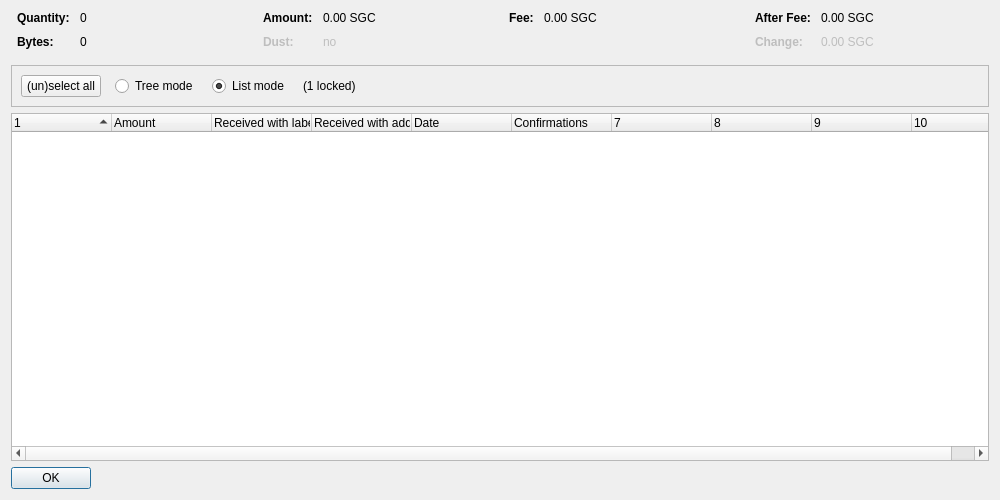
<?xml version="1.0" encoding="UTF-8"?>
<ui version="4.0">
 <class>CoinControlDialog</class>
 <widget class="QDialog" name="CoinControlDialog">
  <property name="geometry">
   <rect>
    <x>0</x>
    <y>0</y>
    <width>1000</width>
    <height>500</height>
   </rect>
  </property>
  <property name="windowTitle">
   <string>Coin Selection</string>
  </property>
  <layout class="QVBoxLayout" name="verticalLayout">
   <item>
    <layout class="QHBoxLayout" name="horizontalLayoutTop" stretch="0,0,0,0">
     <property name="topMargin">
      <number>0</number>
     </property>
     <property name="bottomMargin">
      <number>10</number>
     </property>
     <item>
      <layout class="QFormLayout" name="formLayoutCoinControl1">
       <property name="horizontalSpacing">
        <number>10</number>
       </property>
       <property name="verticalSpacing">
        <number>10</number>
       </property>
       <property name="leftMargin">
        <number>6</number>
       </property>
       <property name="rightMargin">
        <number>6</number>
       </property>
       <item row="0" column="0">
        <widget class="QLabel" name="labelCoinControlQuantityText">
         <property name="font">
          <font>
           <weight>75</weight>
           <bold>true</bold>
          </font>
         </property>
         <property name="text">
          <string>Quantity:</string>
         </property>
        </widget>
       </item>
       <item row="0" column="1">
        <widget class="QLabel" name="labelCoinControlQuantity">
         <property name="cursor">
          <cursorShape>IBeamCursor</cursorShape>
         </property>
         <property name="contextMenuPolicy">
          <enum>Qt::ActionsContextMenu</enum>
         </property>
         <property name="text">
          <string notr="true">0</string>
         </property>
         <property name="textInteractionFlags">
          <set>Qt::LinksAccessibleByMouse|Qt::TextSelectableByKeyboard|Qt::TextSelectableByMouse</set>
         </property>
        </widget>
       </item>
       <item row="1" column="0">
        <widget class="QLabel" name="labelCoinControlBytesText">
         <property name="font">
          <font>
           <weight>75</weight>
           <bold>true</bold>
          </font>
         </property>
         <property name="text">
          <string>Bytes:</string>
         </property>
        </widget>
       </item>
       <item row="1" column="1">
        <widget class="QLabel" name="labelCoinControlBytes">
         <property name="cursor">
          <cursorShape>IBeamCursor</cursorShape>
         </property>
         <property name="contextMenuPolicy">
          <enum>Qt::ActionsContextMenu</enum>
         </property>
         <property name="text">
          <string notr="true">0</string>
         </property>
         <property name="textInteractionFlags">
          <set>Qt::LinksAccessibleByMouse|Qt::TextSelectableByKeyboard|Qt::TextSelectableByMouse</set>
         </property>
        </widget>
       </item>
      </layout>
     </item>
     <item>
      <layout class="QFormLayout" name="formLayoutCoinControl2">
       <property name="horizontalSpacing">
        <number>10</number>
       </property>
       <property name="verticalSpacing">
        <number>10</number>
       </property>
       <property name="leftMargin">
        <number>6</number>
       </property>
       <property name="rightMargin">
        <number>6</number>
       </property>
       <item row="0" column="0">
        <widget class="QLabel" name="labelCoinControlAmountText">
         <property name="font">
          <font>
           <weight>75</weight>
           <bold>true</bold>
          </font>
         </property>
         <property name="text">
          <string>Amount:</string>
         </property>
        </widget>
       </item>
       <item row="0" column="1">
        <widget class="QLabel" name="labelCoinControlAmount">
         <property name="cursor">
          <cursorShape>IBeamCursor</cursorShape>
         </property>
         <property name="contextMenuPolicy">
          <enum>Qt::ActionsContextMenu</enum>
         </property>
         <property name="text">
          <string notr="true">0.00 SGC</string>
         </property>
         <property name="textInteractionFlags">
          <set>Qt::LinksAccessibleByMouse|Qt::TextSelectableByKeyboard|Qt::TextSelectableByMouse</set>
         </property>
        </widget>
       </item>
       <item row="1" column="0">
        <widget class="QLabel" name="labelCoinControlLowOutputText">
         <property name="enabled">
          <bool>false</bool>
         </property>
         <property name="font">
          <font>
           <weight>75</weight>
           <bold>true</bold>
          </font>
         </property>
         <property name="text">
          <string>Dust:</string>
         </property>
        </widget>
       </item>
       <item row="1" column="1">
        <widget class="QLabel" name="labelCoinControlLowOutput">
         <property name="enabled">
          <bool>false</bool>
         </property>
         <property name="cursor">
          <cursorShape>IBeamCursor</cursorShape>
         </property>
         <property name="contextMenuPolicy">
          <enum>Qt::ActionsContextMenu</enum>
         </property>
         <property name="text">
          <string notr="true">no</string>
         </property>
         <property name="textInteractionFlags">
          <set>Qt::LinksAccessibleByMouse|Qt::TextSelectableByKeyboard|Qt::TextSelectableByMouse</set>
         </property>
        </widget>
       </item>
      </layout>
     </item>
     <item>
      <layout class="QFormLayout" name="formLayoutCoinControl3">
       <property name="horizontalSpacing">
        <number>10</number>
       </property>
       <property name="verticalSpacing">
        <number>10</number>
       </property>
       <property name="leftMargin">
        <number>6</number>
       </property>
       <property name="rightMargin">
        <number>6</number>
       </property>
       <item row="0" column="0">
        <widget class="QLabel" name="labelCoinControlFeeText">
         <property name="font">
          <font>
           <weight>75</weight>
           <bold>true</bold>
          </font>
         </property>
         <property name="text">
          <string>Fee:</string>
         </property>
        </widget>
       </item>
       <item row="0" column="1">
        <widget class="QLabel" name="labelCoinControlFee">
         <property name="cursor">
          <cursorShape>IBeamCursor</cursorShape>
         </property>
         <property name="contextMenuPolicy">
          <enum>Qt::ActionsContextMenu</enum>
         </property>
         <property name="text">
          <string notr="true">0.00 SGC</string>
         </property>
         <property name="textInteractionFlags">
          <set>Qt::LinksAccessibleByMouse|Qt::TextSelectableByKeyboard|Qt::TextSelectableByMouse</set>
         </property>
        </widget>
       </item>
      </layout>
     </item>
     <item>
      <layout class="QFormLayout" name="formLayoutCoinControl4">
       <property name="horizontalSpacing">
        <number>10</number>
       </property>
       <property name="verticalSpacing">
        <number>10</number>
       </property>
       <property name="leftMargin">
        <number>6</number>
       </property>
       <property name="rightMargin">
        <number>6</number>
       </property>
       <item row="0" column="0">
        <widget class="QLabel" name="labelCoinControlAfterFeeText">
         <property name="font">
          <font>
           <weight>75</weight>
           <bold>true</bold>
          </font>
         </property>
         <property name="text">
          <string>After Fee:</string>
         </property>
        </widget>
       </item>
       <item row="0" column="1">
        <widget class="QLabel" name="labelCoinControlAfterFee">
         <property name="cursor">
          <cursorShape>IBeamCursor</cursorShape>
         </property>
         <property name="contextMenuPolicy">
          <enum>Qt::ActionsContextMenu</enum>
         </property>
         <property name="text">
          <string notr="true">0.00 SGC</string>
         </property>
         <property name="textInteractionFlags">
          <set>Qt::LinksAccessibleByMouse|Qt::TextSelectableByKeyboard|Qt::TextSelectableByMouse</set>
         </property>
        </widget>
       </item>
       <item row="1" column="0">
        <widget class="QLabel" name="labelCoinControlChangeText">
         <property name="enabled">
          <bool>false</bool>
         </property>
         <property name="font">
          <font>
           <weight>75</weight>
           <bold>true</bold>
          </font>
         </property>
         <property name="text">
          <string>Change:</string>
         </property>
        </widget>
       </item>
       <item row="1" column="1">
        <widget class="QLabel" name="labelCoinControlChange">
         <property name="enabled">
          <bool>false</bool>
         </property>
         <property name="cursor">
          <cursorShape>IBeamCursor</cursorShape>
         </property>
         <property name="contextMenuPolicy">
          <enum>Qt::ActionsContextMenu</enum>
         </property>
         <property name="text">
          <string notr="true">0.00 SGC</string>
         </property>
         <property name="textInteractionFlags">
          <set>Qt::LinksAccessibleByMouse|Qt::TextSelectableByKeyboard|Qt::TextSelectableByMouse</set>
         </property>
        </widget>
       </item>
      </layout>
     </item>
    </layout>
   </item>
   <item>
    <widget class="QFrame" name="frame">
     <property name="minimumSize">
      <size>
       <width>0</width>
       <height>40</height>
      </size>
     </property>
     <property name="frameShape">
      <enum>QFrame::StyledPanel</enum>
     </property>
     <property name="frameShadow">
      <enum>QFrame::Sunken</enum>
     </property>
     <layout class="QHBoxLayout" name="horizontalLayout">
      <item>
       <layout class="QHBoxLayout" name="horizontalLayoutPanel" stretch="0,0,0,0,0">
        <property name="spacing">
         <number>14</number>
        </property>
        <item>
         <widget class="QPushButton" name="pushButtonSelectAll">
          <property name="sizePolicy">
           <sizepolicy hsizetype="Maximum" vsizetype="Fixed">
            <horstretch>0</horstretch>
            <verstretch>0</verstretch>
           </sizepolicy>
          </property>
          <property name="text">
           <string>(un)select all</string>
          </property>
          <property name="autoDefault">
           <bool>false</bool>
          </property>
         </widget>
        </item>
        <item>
         <widget class="QRadioButton" name="radioTreeMode">
          <property name="sizePolicy">
           <sizepolicy hsizetype="Maximum" vsizetype="Fixed">
            <horstretch>0</horstretch>
            <verstretch>0</verstretch>
           </sizepolicy>
          </property>
          <property name="text">
           <string>Tree mode</string>
          </property>
         </widget>
        </item>
        <item>
         <widget class="QRadioButton" name="radioListMode">
          <property name="sizePolicy">
           <sizepolicy hsizetype="Maximum" vsizetype="Fixed">
            <horstretch>0</horstretch>
            <verstretch>0</verstretch>
           </sizepolicy>
          </property>
          <property name="text">
           <string>List mode</string>
          </property>
          <property name="checked">
           <bool>true</bool>
          </property>
         </widget>
        </item>
        <item>
         <widget class="QLabel" name="labelLocked">
          <property name="text">
           <string notr="true">(1 locked)</string>
          </property>
         </widget>
        </item>
        <item>
         <spacer name="horizontalSpacer">
          <property name="orientation">
           <enum>Qt::Horizontal</enum>
          </property>
          <property name="sizeHint" stdset="0">
           <size>
            <width>40</width>
            <height>20</height>
           </size>
          </property>
         </spacer>
        </item>
       </layout>
      </item>
     </layout>
    </widget>
   </item>
   <item>
    <widget class="CoinControlTreeWidget" name="treeWidget">
     <property name="contextMenuPolicy">
      <enum>Qt::CustomContextMenu</enum>
     </property>
     <property name="sortingEnabled">
      <bool>false</bool>
     </property>
     <property name="columnCount">
      <number>10</number>
     </property>
     <attribute name="headerShowSortIndicator" stdset="0">
      <bool>true</bool>
     </attribute>
     <attribute name="headerStretchLastSection">
      <bool>false</bool>
     </attribute>
     <column>
      <property name="text">
       <string/>
      </property>
     </column>
     <column>
      <property name="text">
       <string>Amount</string>
      </property>
     </column>
     <column>
      <property name="text">
       <string>Received with label</string>
      </property>
     </column>
     <column>
      <property name="text">
       <string>Received with address</string>
      </property>
     </column>
     <column>
      <property name="text">
       <string>Date</string>
      </property>
     </column>
     <column>
      <property name="text">
       <string>Confirmations</string>
      </property>
      <property name="toolTip">
       <string>Confirmed</string>
      </property>
     </column>
     <column>
      <property name="text">
       <string/>
      </property>
     </column>
     <column>
      <property name="text">
       <string/>
      </property>
     </column>
     <column>
      <property name="text">
       <string/>
      </property>
     </column>
     <column>
      <property name="text">
       <string/>
      </property>
     </column>
    </widget>
   </item>
   <item>
    <widget class="QDialogButtonBox" name="buttonBox">
     <property name="sizePolicy">
      <sizepolicy hsizetype="Maximum" vsizetype="Fixed">
       <horstretch>0</horstretch>
       <verstretch>0</verstretch>
      </sizepolicy>
     </property>
     <property name="orientation">
      <enum>Qt::Horizontal</enum>
     </property>
     <property name="standardButtons">
      <set>QDialogButtonBox::Ok</set>
     </property>
    </widget>
   </item>
  </layout>
 </widget>
 <customwidgets>
  <customwidget>
   <class>CoinControlTreeWidget</class>
   <extends>QTreeWidget</extends>
   <header>coincontroltreewidget.h</header>
  </customwidget>
 </customwidgets>
 <resources/>
 <connections/>
</ui>
